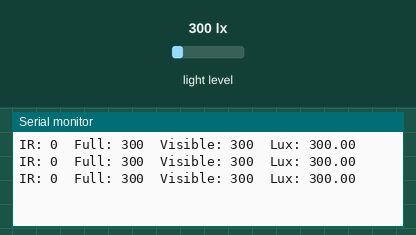
A sketch run on a simulated ESP32. Shown: the last lines printed to the serial monitor. The test bench sets the inputs (shaded band); at power-on: light level 300 lx.

Above: at 1.2 s.
1.3 s: light level set to 40 lx
At 1.9 s:
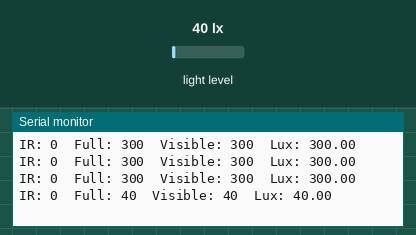
2.8 s: light level set to 500 lx
At 3.4 s:
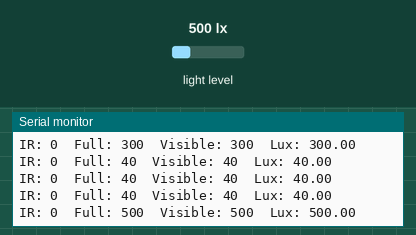
Timing chart, 0 to 5.8 s (numbered marks = the images above; inputs shaded):
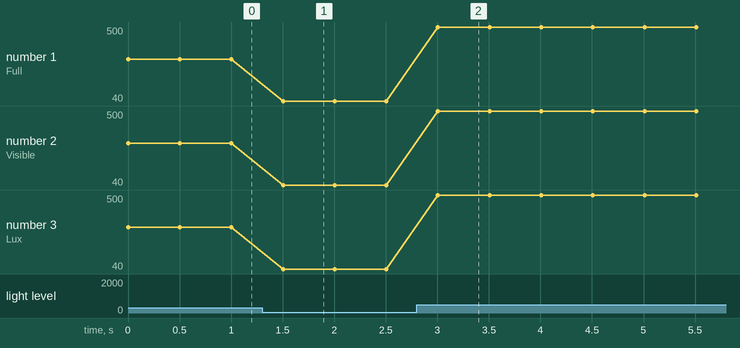

Measured:
- after the input at 1.3 s, the serial monitor: prints a new line after 0.20 s (image 1)
- after the input at 2.8 s, the serial monitor: prints a new line after 0.21 s (image 2)
- plotted number 1: 300 → 40 after the input at 1.3 s, 40 → 500 after the input at 2.8 s
- plotted number 2: 300 → 40 after the input at 1.3 s, 40 → 500 after the input at 2.8 s
- plotted number 3: 300 → 40 after the input at 1.3 s, 40 → 500 after the input at 2.8 s

The sketch:

basic_read.ino
```cpp
/*
  Step 2: Basic TSL2591 read
  Reads the IR and full-spectrum channels together, then converts to lux
  with the library's calculateLux(full, ir).

  Fixed gain (25x) and 100 ms integration. Cover the sensor with a hand,
  then shine a lamp on it: lux should fall and rise.
*/
#include <Wire.h>
#include <Adafruit_Sensor.h>
#include <Adafruit_TSL2591.h>

#define SDA_PIN 21
#define SCL_PIN 22

Adafruit_TSL2591 tsl = Adafruit_TSL2591(2591);  // 2591 = sensor ID tag

void setup() {
  Serial.begin(115200);
  Wire.begin(SDA_PIN, SCL_PIN);

  if (!tsl.begin(&Wire)) {
    Serial.println("TSL2591 not found. Check wiring.");
    while (1) delay(10);
  }
  tsl.setGain(TSL2591_GAIN_MED);                 // 25x
  tsl.setTiming(TSL2591_INTEGRATIONTIME_100MS);  // 100 ms
}

void loop() {
  uint32_t lum  = tsl.getFullLuminosity();
  uint16_t ir   = lum >> 16;      // high word: infrared
  uint16_t full = lum & 0xFFFF;   // low word: IR + visible
  float lux = full ? tsl.calculateLux(full, ir) : 0;

  Serial.print("IR: ");      Serial.print(ir);
  Serial.print("  Full: ");  Serial.print(full);
  Serial.print("  Visible: "); Serial.print(full - ir);
  Serial.print("  Lux: ");   Serial.println(lux, 2);
  delay(500);
}
```
